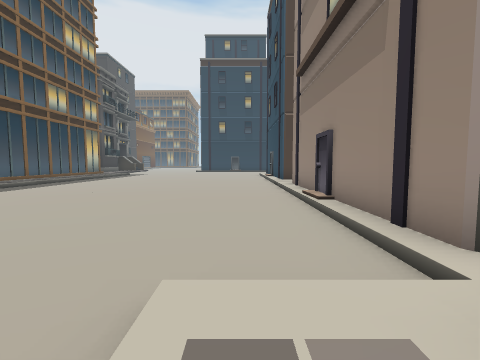
view 1 (above)

24 first-person views from a walk through a scene from a Unity 3-D project. The camera is 1.5 m above the floor, tilts 4° down and sees 90° across. The floor is counted in squares, 2 m on a side. Each view is taken from the middle of a square. On the plan, view 1 faces up. The plan holds only what a view shows up to about 9 squares ahead; the rest is blank. The place goes on beyond the plan. The player is left out.

view 2
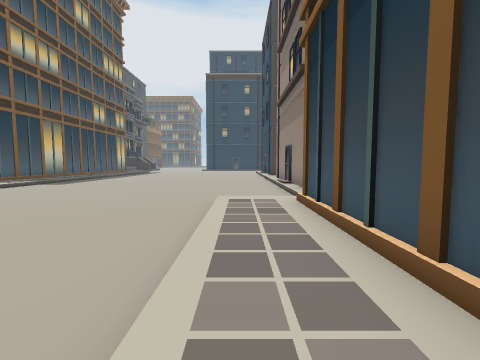

view 3
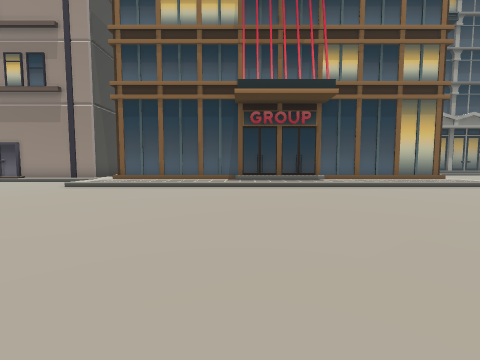

view 4
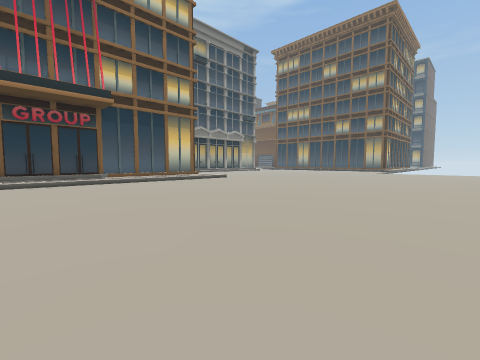

view 5
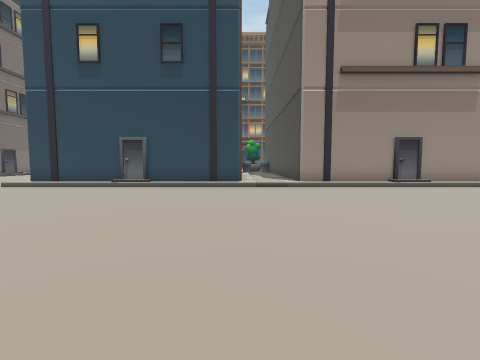

view 6
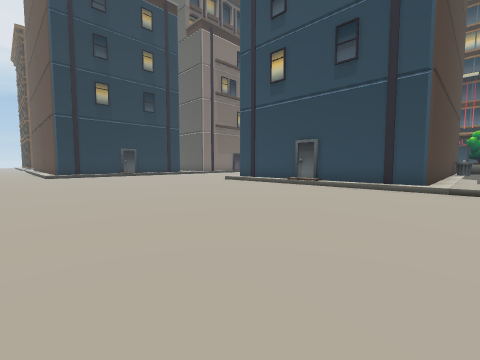

view 7
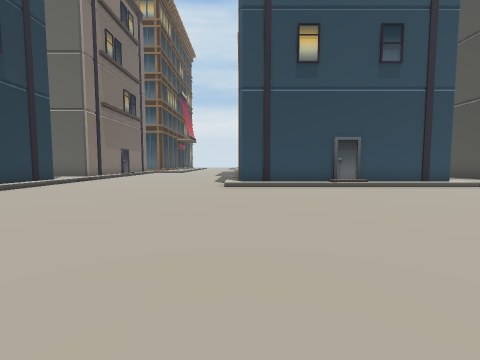

view 8
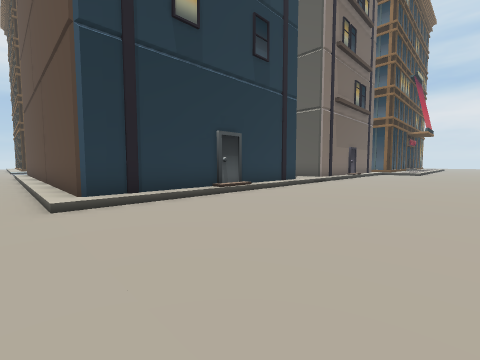

view 9
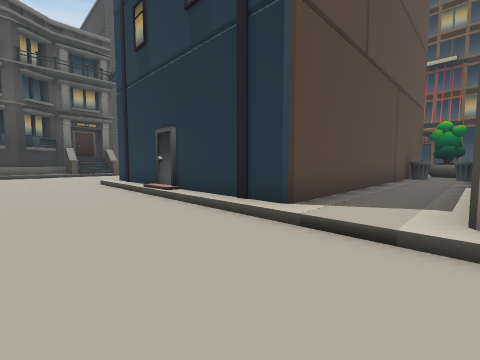

view 10
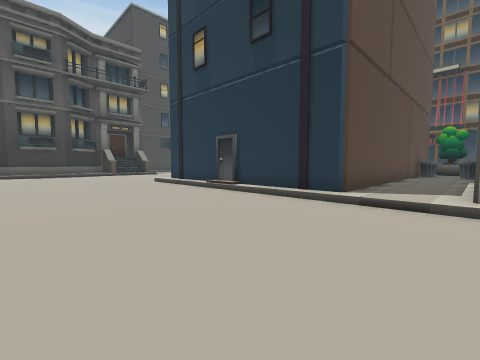

view 11
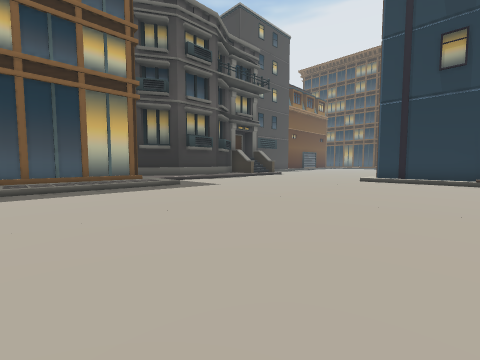

view 12
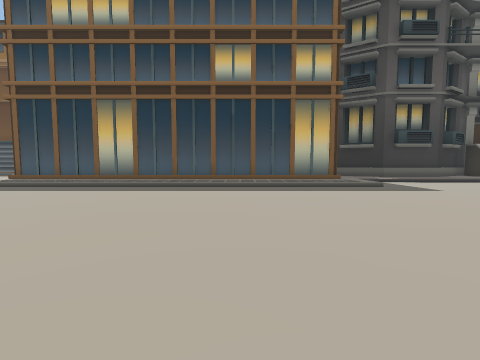

view 13
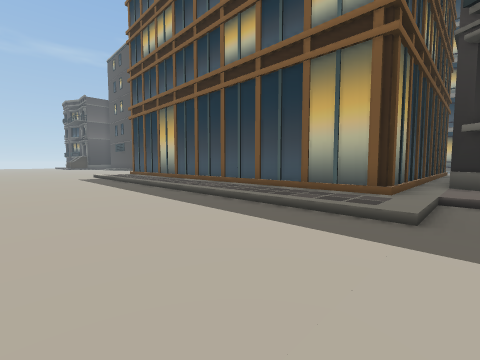

view 14
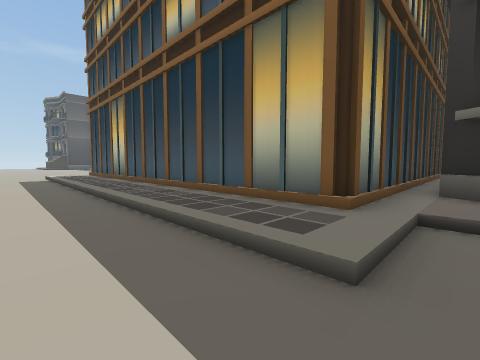

view 15
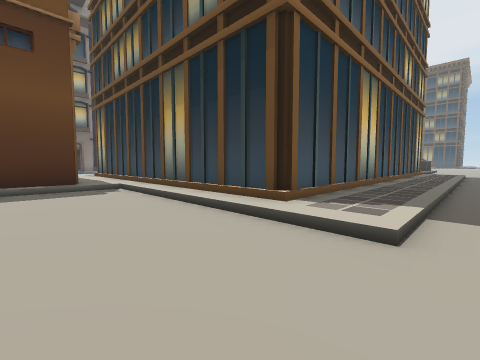

view 16
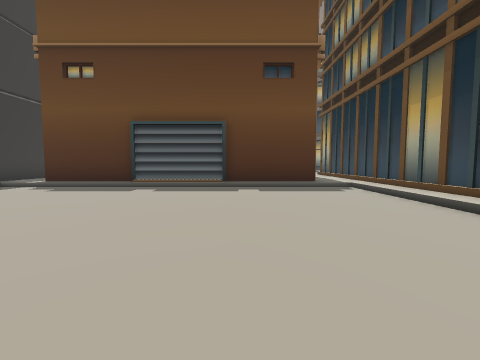

view 17
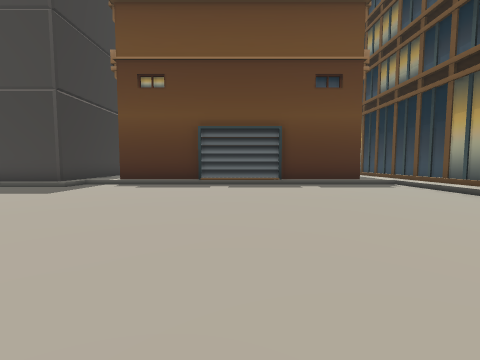

view 18
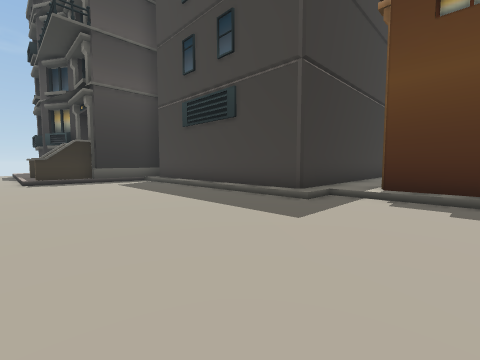

view 19
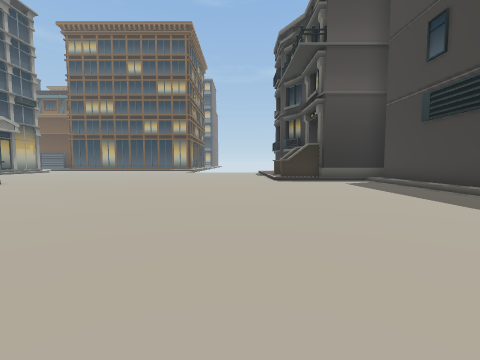

view 20
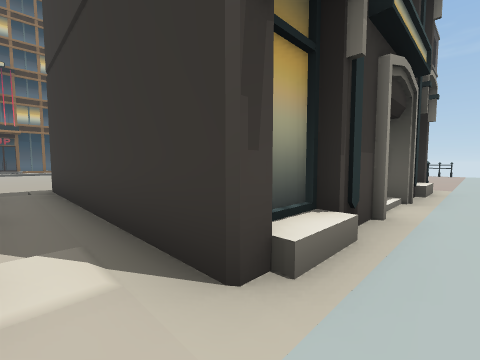

view 21
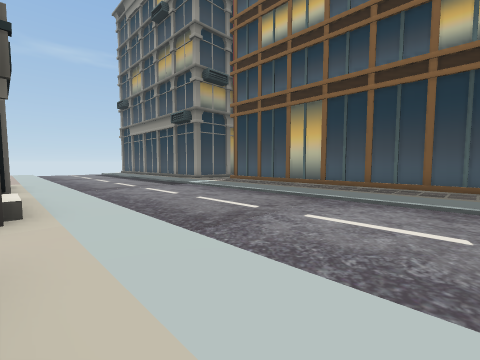

view 22
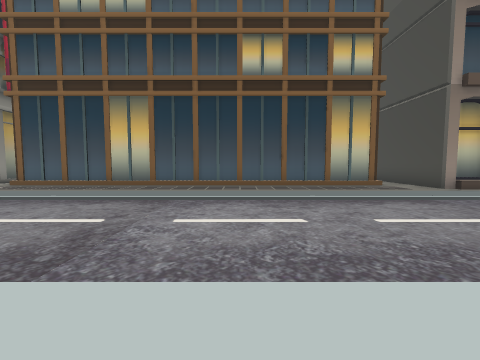

view 23
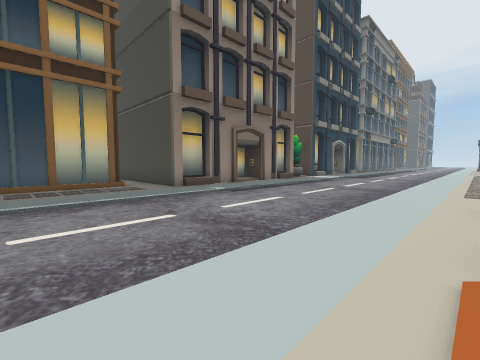

view 24
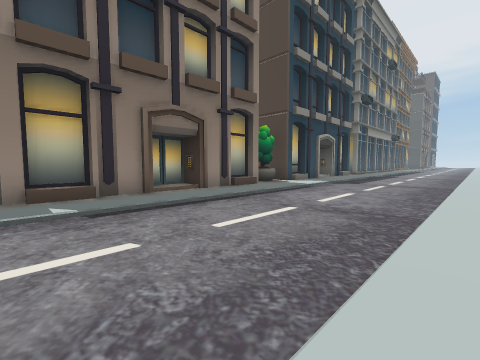

### Floor plan
Key: @ floor where view 1 was taken; # wall or solid block; . main floor; : floor 0.25 m higher than the main floor; / step, stairs or slope; B building; I bin.
Columns run from 30 left of view 1 to 5 right of it. Each row starts with its distance up from view 1.
 33                                  I:I
 32                          .B      B:B
 31                          .B      B:B
 30                          .B      B:B
 29                          .B      B:B
 28                          .B      B:B
 27                          .B      B:B
 26                          .B      B:B
 25                          .BBBBBBBB:B
 24                         ............
 23                        .............
 22                     .. .............
 21                     ................
 20                     ................
 19                  #::..............
 18                      :..........BB
 17            BBBBBBBBB  ..........B
 16                    B  ..........B
 15                    B  ..........B
 14       .:           B  ..........B
 13      ..:           B  ..........B
 12     ...:           B  ..........B
 11    ....:           B  ..........BBBB
 10   :....:           B  ..........::::
  9  B:....:           B  ..........BB
  8  B:....:           B  ..........B
  7  B:....:           B  ..........B
  6 BB:....:    BBBBBBBB  ..........B
  5 BB:....:              ..........B
  4  B:....:       .................B
  3  B:....: B   BB.................B
  2 BB:....: B    B........ ........B
  1 B :....: B    B........  .....
  0 B :....::B    B........   ....@ B
 -1 B :....: B    B......... .....  B
 -2 B :....::     B...............  B
 -3 B :....::     B...............  B
 -4 B :....::B    B...............: B
 -5 B :....: BBBBBB...............
 -6 B :....:       ...............
 -7 B :....:BBBBBBBB..............
 -8 B :..../       B..............  B
 -9 B :....:B      B..............  B
-10 B :....: B     B..............  B
-11 B  ....: B     B..............  B
-12 B   ...:B      B..............
-13      ../       B..............

Where each view was taken, in squares from view 1:
view 1: 0 up, 0 right, facing up
view 2: 4 down, 0 right, facing up
view 3: 4 down, 8 left, facing right
view 4: 4 down, 10 left, facing down-right
view 5: 11 up, 6 left, facing right
view 6: 10 up, 6 left, facing up-right
view 7: 18 up, 6 left, facing right
view 8: 20 up, 5 left, facing up-right
view 9: 22 up, 5 right, facing up-left
view 10: 20 up, 5 right, facing up-left
view 11: 14 up, 1 left, facing up-left
view 12: 14 up, 1 left, facing left
view 13: 19 up, 5 left, facing down-left
view 14: 19 up, 7 left, facing down-left
view 15: 2 up, 8 left, facing up-left
view 16: 1 up, 8 left, facing left
view 17: 1 down, 7 left, facing left
view 18: 4 down, 10 left, facing down-left
view 19: 4 down, 9 left, facing down
view 20: 6 down, 23 left, facing down-right
view 21: 3 down, 22 left, facing down-left
view 22: 4 down, 22 left, facing left
view 23: 2 down, 22 left, facing up-left
view 24: 2 up, 23 left, facing up-left
